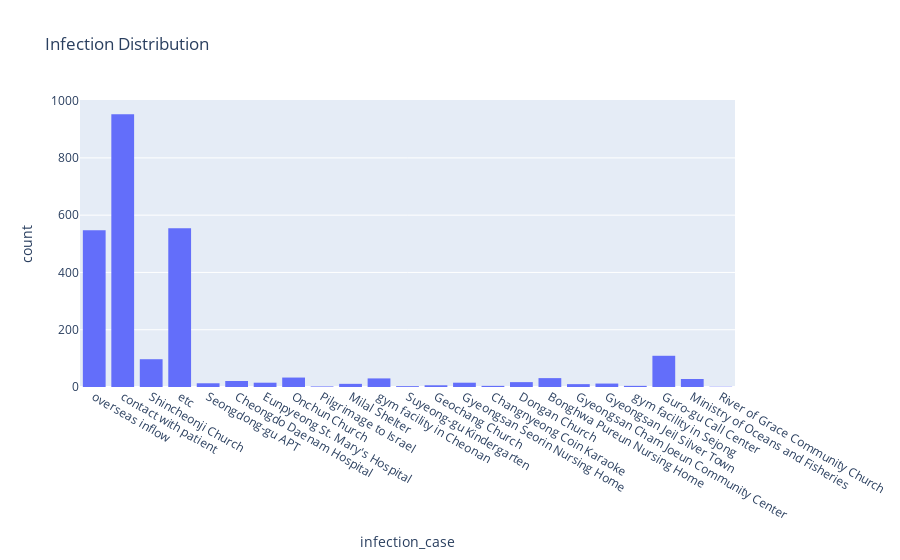

Here is the notebook cell this chart was saved with:
### Markdown cell above
# Data visualization by columns(2)

### Code cell
fig = px.histogram(patient_df, x="infection_case", title='Infection Distribution') #. update_xaxes(categoryorder = 'total descending')
fig.show()

### Figure 1 — Plotly figure (JSON) as saved in the notebook; plotly's stock layout.template omitted (floating-point values rounded to 4 significant figures; data arrays with more than 128 entries replaced by an {"elided": "..."} marker saying what was removed)
{"data": [{"alignmentgroup": "True", "bingroup": "x", "hovertemplate": "infection_case=%{x}<br>count=%{y}<extra></extra>", "legendgroup": "", "marker": {"color": "#636efa", "pattern": {"shape": ""}}, "name": "", "offsetgroup": "", "orientation": "v", "showlegend": false, "type": "histogram", "x": {"elided": "3248 str values"}, "xaxis": "x", "yaxis": "y"}], "layout": {"autosize": true, "barmode": "relative", "legend": {"tracegroupgap": 0}, "title": {"text": "Infection Distribution"}, "xaxis": {"anchor": "y", "autorange": true, "domain": [0, 1], "range": [-0.5, 22.5], "title": {"text": "infection_case"}, "type": "category"}, "yaxis": {"anchor": "x", "autorange": true, "domain": [0, 1], "range": [0, 1002.0], "title": {"text": "count"}}}}
